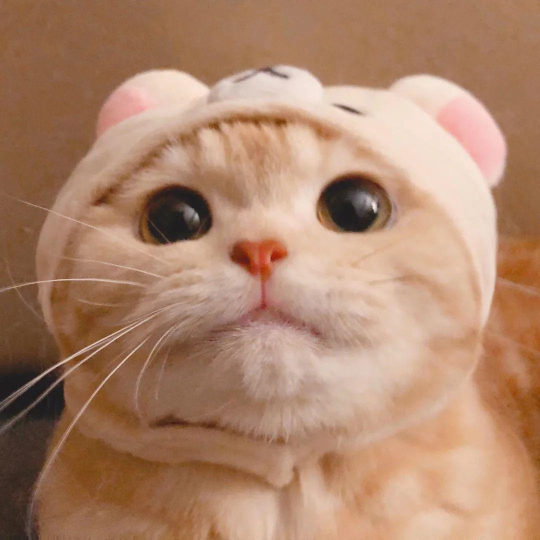
//> input picture cat.jpeg, 1080 x 1080 px (shown at 1/2 size)
$ ./RGB565   (built with g++ and OpenCV 4)
//> lines starting //> are read from the running program, lines starting //| are printed output that depends on the picture
//> further down, image is the input picture: 1080 rows x 1080 cols, CV_8UC3; mean B, G, R 108.6, 134.2, 174.6
#define _CRT_SECURE_NO_WARNINGS
#include <opencv2/core.hpp>
#include <opencv2/imgproc.hpp>
#include <opencv2/highgui.hpp>
#include <iostream>
#include <fstream>
#include "udpclient.hpp"
//using namespace cv;

using boost::asio::ip::udp;
using std::string;
using std::cout;
using std::endl;
#define TARGETH 240
#define TARGETW 240
#define BufferSize 3840
#define PackageNums 15
// 240*240/15=3840 分15个包发

// [11 lines left out: function make_command, not called in this run]


void rgb565(cv::Mat &image_resized,uint16_t *&data ,size_t &data_size){
    int target_w=image_resized.cols;
    int target_h=image_resized.rows;
    data_size=target_w*target_h;
    data=new uint16_t[data_size];
    memset(data,0,data_size*2);
    uint16_t *data_p=data;
    for(int row = 0; row < image_resized.rows; ++row) {
        uchar* p = image_resized.ptr(row);
        for(int col = 0; col < image_resized.cols*3; ) { //B,G,R
            //B 8-3=5
            *data_p |= *(p+2)>>3;
            *data_p <<=6;
            //G 8-2=6
            *data_p |= *(p+1)>>2;
            *data_p <<= 5;
            //R 8-3=5
            *data_p |= *(p+2)>>3;

            col+=3;
            p+=3;
            ++data_p;
        }
    }
}

void reshape(cv::Mat &image, cv::Mat &image_resized){
    int width=image.cols;
//> width = 1080
    int height=image.rows;
//> height = 1080
    int target_w , target_h;
    if(width<height){
        target_h=TARGETH;
        target_w=TARGETW*width/height;
    }else if(width==height){
        target_h=TARGETH;
        target_w=TARGETW;
    }else{
        target_h=TARGETH*height/width;
        target_w=TARGETW;
    }
    resize(image,image_resized,cv::Size(target_w,target_h));
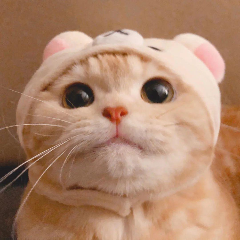
//> image_resized: 240 rows x 240 cols, CV_8UC3; mean B, G, R 108.6, 134.1, 174.6
}

// [42 lines left out: function save, not called in this run]

int main(int argc, char* argv[]){
    // [11 lines of commented-out code are left out]

    cv::Mat image;
    image = cv::imread("cat.jpeg");
    // cv::imshow("jojo",image);
    // cv::waitKey(0);
    cv::Mat image_resized;
    reshape(image,image_resized);

    uint16_t *data;
    size_t data_size;
    rgb565(image_resized,data,data_size);
//> data_size = 57600

    size_t data_size_c = data_size * 2;
//> data_size_c = 115200
    char* data_c = (char*)data;

    int a;
    cout<<"input:"<<endl;
    std::cin >> a;
//> the answer given: 3
//> (the run ends here: the program needs code that is not available in this run, at `boost::asio::io_service io_service;`)
